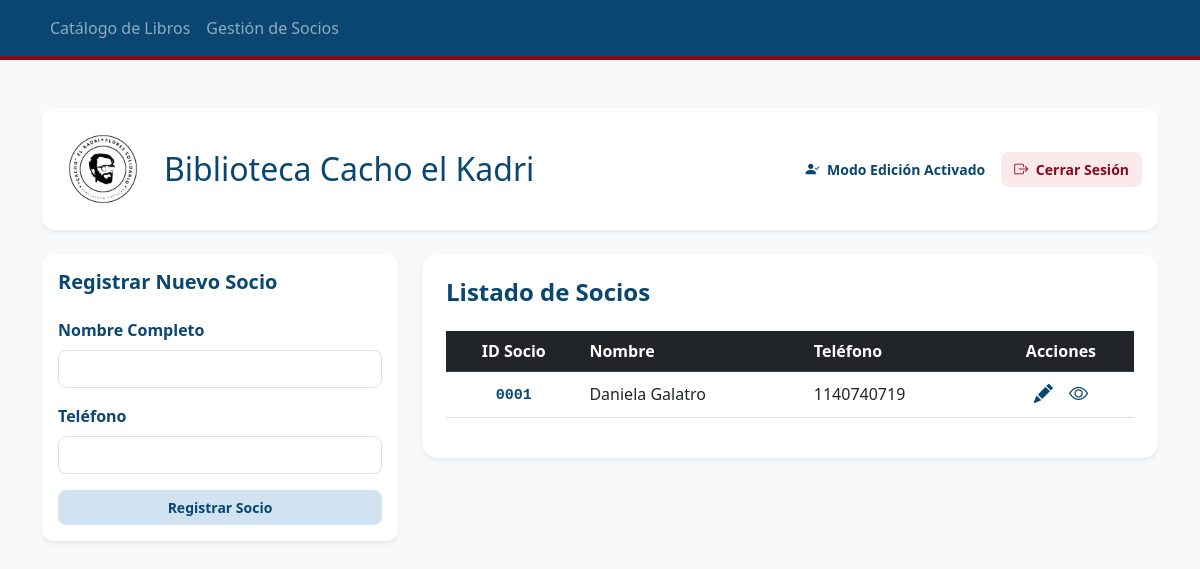
Screenshot of /socios (signed in) with the database file from the repository.
### tables this page shows
CREATE TABLE Socios (
            id_socio INTEGER PRIMARY KEY AUTOINCREMENT,
            nombre_completo TEXT NOT NULL,
            telefono TEXT NOT NULL
        );

### app.py (the view)
@app.route('/socios')
def lista_socios():
    conexion = sqlite3.connect("biblioteca.db")
    cursor = conexion.cursor()
    cursor.execute("SELECT id_socio, nombre_completo, telefono FROM Socios")
    socios = cursor.fetchall()
    conexion.close()
    return render_template('socios.html', socios=socios)

### templates/socios.html
{% extends 'layout.html' %}
{% block content %}
<div class="row">
    <div class="col-md-4 mb-4 mb-md-0">
        <div class="card shadow-sm border-0" style="border-radius: 12px;">
            <div class="card-body">
                <h5 class="card-title mb-4">Registrar Nuevo Socio</h5>
                <form action="/guardar_socio" method="POST">
                    <div class="mb-3">
                        <label class="form-label" style="color: #094672; font-weight: 600;">Nombre Completo</label>
                        <input type="text" name="nombre" class="form-control" required style="border-radius: 8px;">
                    </div>
                    <div class="mb-3">
                        <label class="form-label" style="color: #094672; font-weight: 600;">Teléfono</label>
                        <input type="text" name="telefono" class="form-control" required style="border-radius: 8px;">
                    </div>
                    <button type="submit" class="btn btn-info w-100">Registrar Socio</button>
                </form>
            </div>
        </div>
    </div>
    <div class="col-md-8">
        <div class="card shadow-sm border-0" style="border-radius: 15px;">
            <div class="card-body p-4">
                <h4 class="mb-4" style="color: #094672; font-weight: bold;">Listado de Socios</h4>
                <div class="table-responsive">
                    <table class="table table-hover align-middle">
                        <thead class="table-dark" style="background-color: #094672 !important;">
                            <tr>
                                <th class="text-center">ID Socio</th>
                                <th>Nombre</th>
                                <th>Teléfono</th>
                                <th class="text-center">Acciones</th>
                            </tr>
                        </thead>
                        <tbody>
                            {% for socio in socios %}
                            <tr>
                                <td class="text-center">
                                    <span style="color: #094672; font-weight: bold; font-family: monospace; font-size: 15px;">
                                        {{ "%04d" | format(socio[0]) }}
                                    </span>
                                </td>
                                <td>{{ socio[1] }}</td>
                                <td>{{ socio[2] }}</td>
                                <td class="text-center">
                                    <div class="d-flex justify-content-center align-items-center gap-3">
                                        <a href="/editar_socio/{{ socio[0] }}" title="Editar datos" style="color: #094672; text-decoration: none; font-size: 1.2rem;">
                                            <i class="bi bi-pencil-fill"></i>
                                        </a>
                                        <a href="/historial_socio/{{ socio[0] }}" title="Ver historial" style="color: #094672; text-decoration: none; font-size: 1.2rem;">
                                            <i class="bi bi-eye"></i>
                                        </a>
                                    </div>
                                </td>
                            </tr>
                            {% else %}
                            <tr>
                                <td colspan="4" class="text-center text-muted py-4">No hay socios registrados todavía.</td>
                            </tr>
                            {% endfor %}
                        </tbody>
                    </table>
                </div>
            </div>
        </div>
    </div>
</div>
{% endblock %}

### templates/layout.html (style rules this page uses)
body { background-color: #f4f7f9 !important; }
h1, h2, h5, .card-title { color: #094672 !important; font-weight: 700; }
.btn-primary, .btn-danger, .btn-success, .btn-info, .btn-warning, .btn-style-mfn, .btn-outline-secondary, .btn-outline-warning { border-radius: 8px !important; font-weight: bold !important; font-size: 14px !important; text-decoration: none !important; display: inline-block !important; padding: 6px 12px !important; vertical-align: middle !important; margin: 0 !important; border: 1px solid transparent !important; transition: all 0.2s; }
.btn-success, .btn-info, .btn-warning, .btn-style-mfn, .btn-outline-warning { background-color: #d1e3f0 !important; color: #094672 !important; }
table td { vertical-align: middle !important; }

### rows the page displays
Socios: id_socio "0001", nombre_completo "Daniela Galatro", telefono "1140740719"
